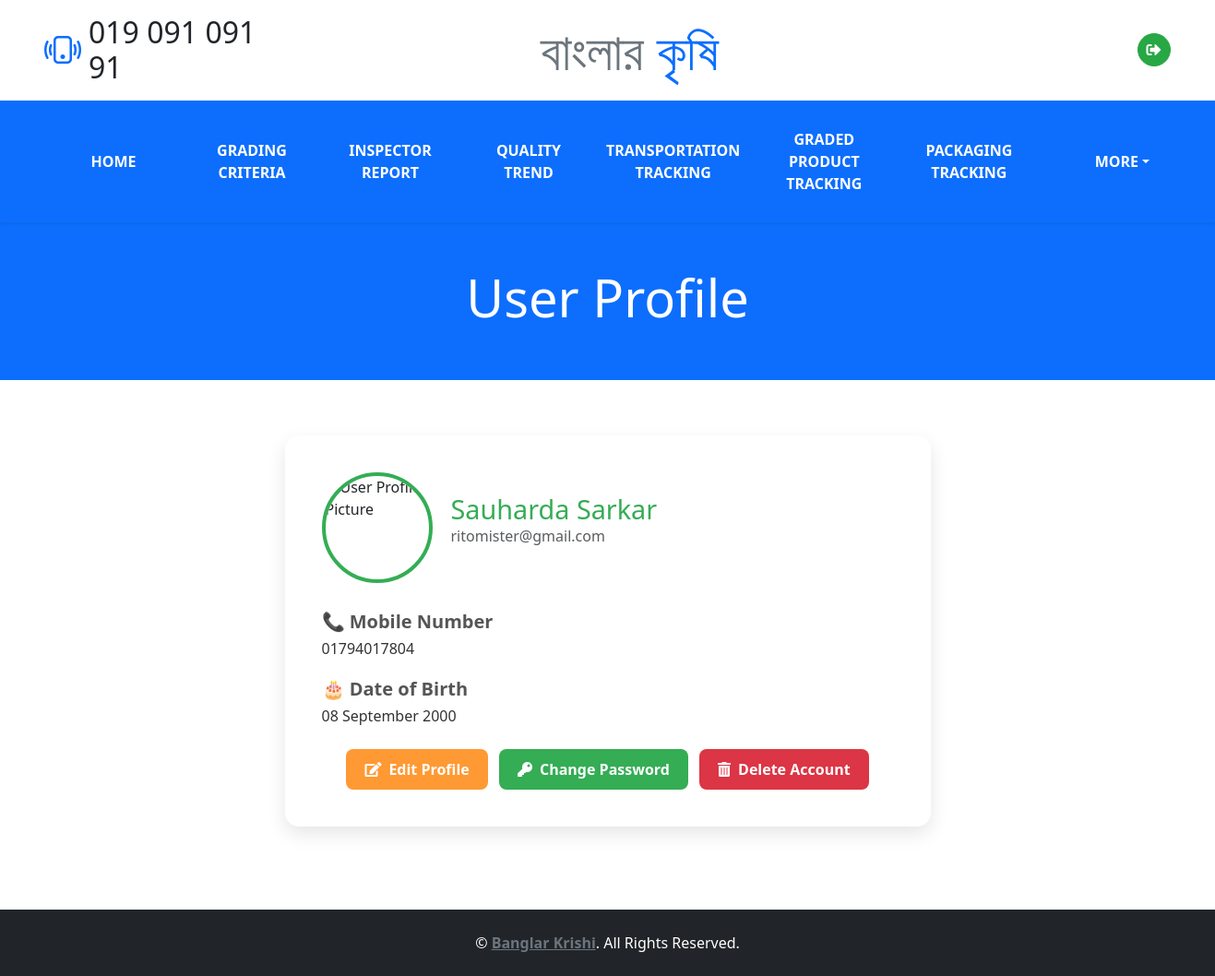
Screenshot of /profile.php (signed in) with the database file from the repository.
### tables this page shows
CREATE TABLE `user` (
  `userID` varchar(10) NOT NULL,
  `name` varchar(100) NOT NULL,
  `email` varchar(100) NOT NULL,
  `password` varchar(100) NOT NULL,
  `phone` varchar(13) NOT NULL,
  `dob` date NOT NULL,
  `c_password` varchar(100) NOT NULL
);

### profile.php (the view, shortened to what this page needs)
<?php
$servername = "localhost";
$username = "root";
$password = "";
$database = "agriculturesupplychain";
$conn = mysqli_connect($servername, $username, $password, $database);
$userID = $_SESSION['userID'];
$sql = "SELECT * FROM user WHERE userID = '$userID'";
$result = mysqli_query($conn, $sql);
$userData = mysqli_fetch_assoc($result);
?>
<!DOCTYPE html>
<html lang="en">
<head>
    <link href="https://cdnjs.cloudflare.com/ajax/libs/font-awesome/5.15.0/css/all.min.css" rel="stylesheet">
    <link href="https://cdn.jsdelivr.net/npm/bootstrap-icons@1.4.1/font/bootstrap-icons.css" rel="stylesheet">
    <link href="css/bootstrap.min.css" rel="stylesheet">
    <link href="css/style.css" rel="stylesheet">
</head>
<body>
<div class="container-fluid px-5 d-none d-lg-block">
    <div class="row gx-5 py-3 align-items-center">
        <div class="col-lg-3">
            <div class="d-flex align-items-center justify-content-start">
                <i class="bi bi-phone-vibrate fs-1 text-primary me-2"></i>
                <h2 class="mb-0">019 091 091 91</h2>
            </div>
        </div>
        <div class="col-lg-6">
            <div class="d-flex align-items-center justify-content-center">
                <a href="index.html" class="navbar-brand ms-lg-5">
                    <h1 class="m-0 display-4 text-primary"><span class="text-secondary">বাংলার </span>কৃষি</h1>
                </a>
            </div>
        </div>
        <div class="col-lg-3">
            <div class="d-flex align-items-center justify-content-end">
                <a class="btn btn-success btn-square rounded-circle logout-btn" href="logout.php" title="Logout">
                    <i class="fas fa-sign-out-alt"></i>
                </a>
            </div>
        </div>
    </div>
</div>
<nav class="navbar navbar-expand-lg bg-primary navbar-dark shadow-sm py-3 py-lg-0 px-3 px-lg-5">
    <div class="collapse navbar-collapse" id="navbarCollapse">
        <div class="navbar-nav mx-auto py-0 d-flex align-items-center text-center">
            <a href="index.html" class="nav-item nav-link px-3">Home</a>
            <a href="gradingCriteria.php" class="nav-item nav-link px-3">Grading Criteria</a>
            <a href="qualityReport.php" class="nav-item nav-link px-3">Inspector Report</a>
            <a href="qualityTrendAnalysis.php" class="nav-item nav-link px-3">Quality Trend</a>
            <a href="transportationTracking.php" class="nav-item nav-link px-3">Transportation Tracking</a>
            <a href="trackingOfGradedProducts.php" class="nav-item nav-link px-3">Graded Product Tracking</a>
            <a href="packagingTrackingSystem.php" class="nav-item nav-link px-3">Packaging Tracking</a>
            <div class="nav-item dropdown px-3">
                <a href="#" class="nav-link dropdown-toggle" data-bs-toggle="dropdown">More</a>
            </div>
        </div>
    </div>
</nav>
<div class="container-fluid bg-primary py-5 bg-hero mb-5">
    <div class="container h-100 d-flex align-items-center justify-content-center">
        <div class="row">
            <div class="col-12 text-center">
                <h1 class="display-4 text-white">User Profile</h1>
            </div>
        </div>
    </div>
</div>
<div class="container">
    <div class="profile-container">
        <div class="profile-header">
            <img src="img/default-profile.jpg" alt="User Profile Picture">
            <div>
                <h2><?php echo $userData['name']; ?></h2>
                <p class="text-muted"><?php echo $userData['email']; ?></p>
            </div>
        </div>
        <div class="profile-details">
            <h5>📞 Mobile Number</h5>
            <p><?php echo $userData['phone']; ?></p>
            <h5>🎂 Date of Birth</h5>
            <p><?php echo date('d F Y', strtotime($userData['dob'])); ?></p>
        </div>
        <div class="text-center mt-4">
            <button class="edit-btn" data-bs-toggle="modal" data-bs-target="#editProfileModal">
                <i class="fas fa-edit me-2"></i>Edit Profile
            </button>
            <button class="password-btn ms-2" data-bs-toggle="modal" data-bs-target="#changePasswordModal">
                <i class="fas fa-key me-2"></i>Change Password
            </button>
            <button class="delete-btn ms-2" data-bs-toggle="modal" data-bs-target="#deleteAccountModal">
                <i class="fas fa-trash-alt me-2"></i>Delete Account
            </button>
        </div>
    </div>
</div>
<div class="container-fluid bg-dark text-white py-4">
    <div class="container text-center">
        <p class="mb-0">&copy; <a class="text-secondary fw-bold" href="#">Banglar Krishi</a>. All Rights Reserved.</p>
    </div>
</div>
</body>
</html>

### css/style.css (style rules this page uses)
:root { --primary: #34AD54; --secondary: #FF9933; --light: #F6FFF2; --dark: #263A4F; }
.btn { font-family: 'Roboto', sans-serif; letter-spacing: 1px; font-weight: 700; transition: .5s; }
.btn-square { width: 36px; height: 36px; }
.btn-square, .btn-sm-square, .btn-lg-square { padding-left: 0; padding-right: 0; text-align: center; }
.navbar-dark .navbar-nav .nav-link { padding: 30px 15px; font-size: 16px; font-weight: 600; color: #FFFFFF; text-transform: uppercase; transition: .5s; }

### profile.php (style rules this page uses)
.logout-btn { background-color: #28a745; border-color: #28a745; transition: background-color 0.3s ease, border-color 0.3s ease; }
.profile-container { max-width: 700px; margin: 60px auto; background: white; border-radius: 15px; box-shadow: 0 8px 20px rgba(0,0,0,0.1); padding: 40px; }
.profile-header { display: flex; align-items: center; gap: 20px; margin-bottom: 30px; }
.profile-header img { width: 120px; height: 120px; border-radius: 50%; object-fit: cover; border: 4px solid #34AD54; }
.profile-header h2 { margin: 0; font-size: 1.8rem; color: #34AD54; }
.profile-details { margin-top: 20px; }
.profile-details h5 { color: #555; margin-bottom: 5px; font-weight: 600; }
.profile-details p { margin-bottom: 20px; font-size: 1rem; color: #333; }
.edit-btn { background-color: #FF9933; color: white; border: none; padding: 10px 20px; font-weight: 600; border-radius: 8px; transition: background-color 0.3s ease; }
.password-btn { background-color: #34AD54; color: white; border: none; padding: 10px 20px; font-weight: 600; border-radius: 8px; transition: background-color 0.3s ease; }
.delete-btn { background-color: #dc3545; color: white; border: none; padding: 10px 20px; font-weight: 600; border-radius: 8px; transition: background-color 0.3s ease; }
.navbar-nav .nav-link, .navbar-nav .dropdown-toggle { display: flex; align-items: center; justify-content: center; height: 100%; min-width: 150px; text-align: center; }

### rows the page displays
user: name "Sauharda Sarkar", email "ritomister@gmail.com", phone "01794017804", dob "08 September 2000"
